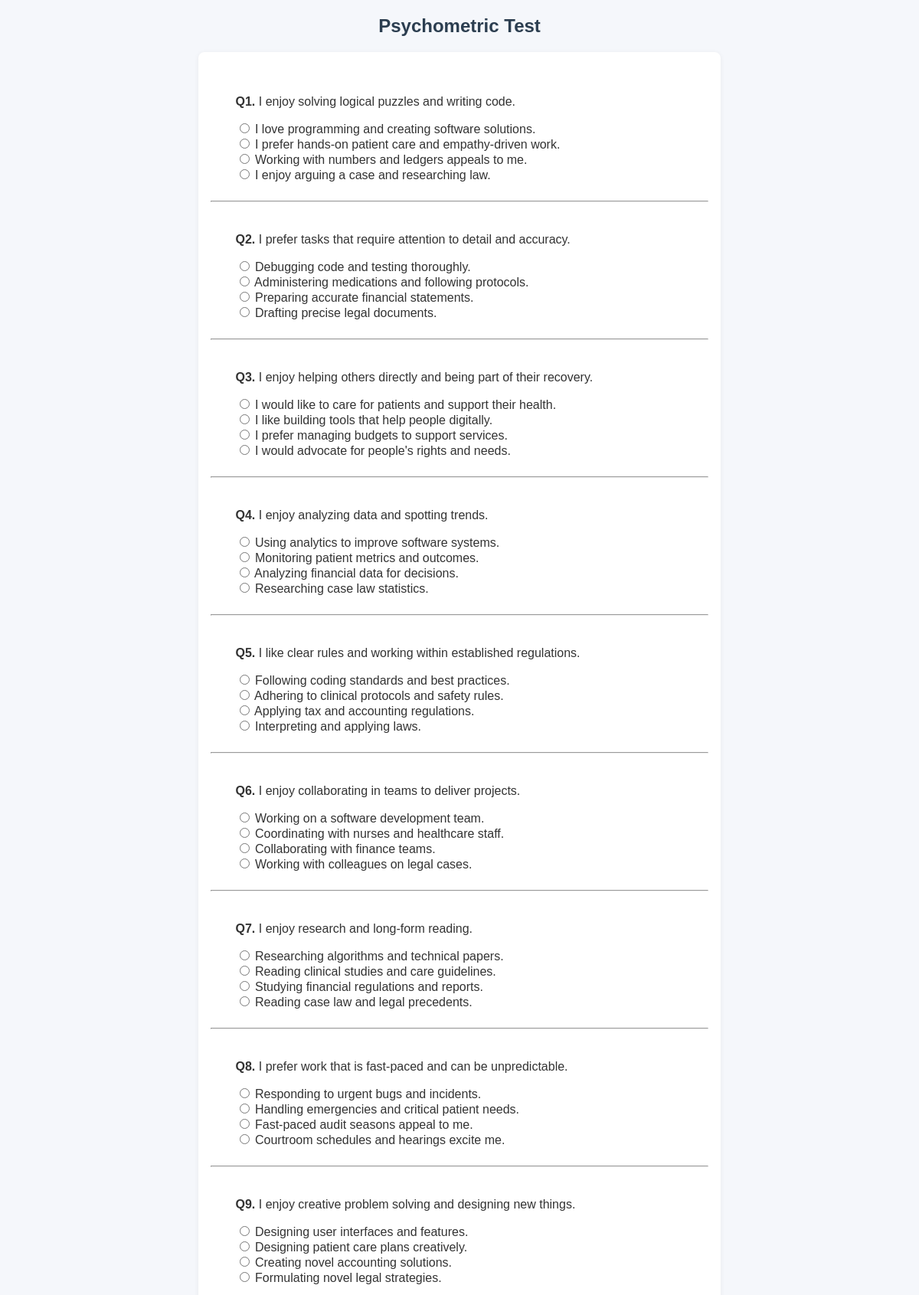
/5_Application/pages/take_test.php (signed in, upper part), run on the app's committed database.
### tables this page shows
CREATE TABLE `questions` (
  `question_id` int(11) NOT NULL,
  `question_text` text NOT NULL
);

CREATE TABLE `options` (
  `option_id` int(11) NOT NULL,
  `question_id` int(11) NOT NULL,
  `option_text` text NOT NULL,
  `career_id` int(11) NOT NULL,
  `score` int(11) NOT NULL DEFAULT 1
);

### 5_Application/pages/take_test.php (the view, shortened to what this page needs)
<?php
require_once '../includes/db_connect.php';
$questions = [];
$qres = $conn->query("SELECT question_id, question_text FROM questions ORDER BY question_id");
while ($qrow = $qres->fetch_assoc()) {
    $qid = $qrow['question_id'];
    $opts = [];
    $ores = $conn->prepare("SELECT option_id, option_text FROM options WHERE question_id = ? ORDER BY option_id");
    $ores->bind_param("i", $qid);
    $ores->execute();
    $orr = $ores->get_result();
    while ($orow = $orr->fetch_assoc()) $opts[] = $orow;
    $questions[] = ['q'=>$qrow, 'options'=>$opts];
}
?>
<!DOCTYPE html>
<html>
<head><meta charset="utf-8"><title>Take Test</title><link rel="stylesheet" href="../assets/style.css"></head>
<body>
<h2>Psychometric Test</h2>
<form method="post" action="process_test.php">
    <?php foreach ($questions as $i => $item): ?>
    <div class="question-block">
        <p><strong>Q<?php echo $i+1; ?>.</strong> <?php echo htmlspecialchars($item['q']['question_text']); ?></p>
        <?php foreach ($item['options'] as $opt): ?>
        <label>
            <input type="radio" name="q<?php echo $item['q']['question_id']; ?>" value="<?php echo $opt['option_id']; ?>" required>
            <?php echo htmlspecialchars($opt['option_text']); ?>
        </label><br>
        <?php endforeach; ?>
    </div>
    <hr>
    <?php endforeach; ?>
</form>
</body>
</html>

### 5_Application/assets/style.css (style rules this page uses)
body { font-family: Arial, sans-serif; background: #f5f7fb; color: #333; margin: 20px; }
h1, h2 { color: #2c3e50; text-align: center; }
form { background: #fff; padding: 16px; border-radius: 8px; width: 650px; margin: 12px auto; box-shadow: 0 1px 6px rgba(0,0,0,0.06); }
.question-block { background:#fff; padding:12px; border-radius:6px; margin:12px auto; width:90%; }

### data on the page
questions: question_text "I enjoy solving logical puzzles and writing code."
options: option_text "I love programming and creating software solutions."
options: option_text "I prefer hands-on patient care and empathy-driven work."
options: option_text "Working with numbers and ledgers appeals to me."
options: option_text "I enjoy arguing a case and researching law."
questions: question_text "I prefer tasks that require attention to detail and accuracy."
options: option_text "Debugging code and testing thoroughly."
options: option_text "Administering medications and following protocols."
options: option_text "Preparing accurate financial statements."
options: option_text "Drafting precise legal documents."
questions: question_text "I enjoy helping others directly and being part of their recovery."
options: option_text "I would like to care for patients and support their health."
options: option_text "I like building tools that help people digitally."
options: option_text "I prefer managing budgets to support services."
options: option_text "I would advocate for people's rights and needs."
questions: question_text "I enjoy analyzing data and spotting trends."
options: option_text "Using analytics to improve software systems."
options: option_text "Monitoring patient metrics and outcomes."
options: option_text "Analyzing financial data for decisions."
options: option_text "Researching case law statistics."
questions: question_text "I like clear rules and working within established regulations."
options: option_text "Following coding standards and best practices."
options: option_text "Adhering to clinical protocols and safety rules."
options: option_text "Applying tax and accounting regulations."
options: option_text "Interpreting and applying laws."
questions: question_text "I enjoy collaborating in teams to deliver projects."
options: option_text "Working on a software development team."
options: option_text "Coordinating with nurses and healthcare staff."
options: option_text "Collaborating with finance teams."
options: option_text "Working with colleagues on legal cases."
questions: question_text "I enjoy research and long-form reading."
options: option_text "Researching algorithms and technical papers."
options: option_text "Reading clinical studies and care guidelines."
options: option_text "Studying financial regulations and reports."
options: option_text "Reading case law and legal precedents."
questions: question_text "I prefer work that is fast-paced and can be unpredictable."
options: option_text "Responding to urgent bugs and incidents."
options: option_text "Handling emergencies and critical patient needs."
options: option_text "Fast-paced audit seasons appeal to me."
options: option_text "Courtroom schedules and hearings excite me."
questions: question_text "I enjoy creative problem solving and designing new things."
options: option_text "Designing user interfaces and features."
options: option_text "Designing patient care plans creatively."
options: option_text "Creating novel accounting solutions."
options: option_text "Formulating novel legal strategies."
